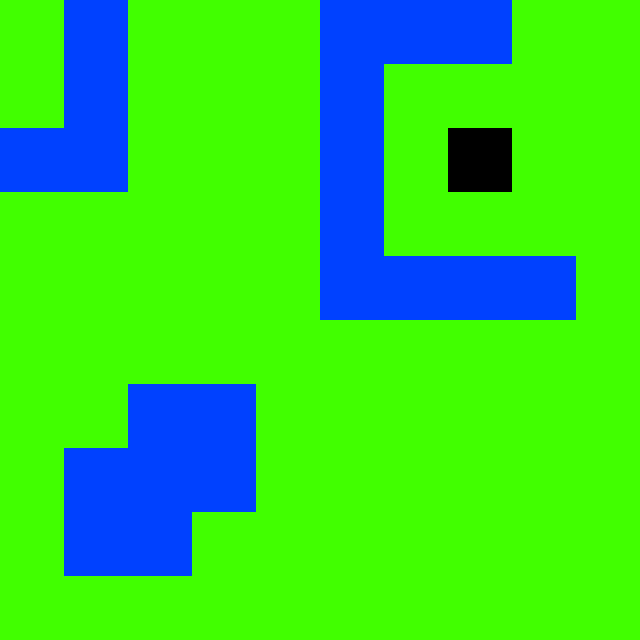

A 2D game scene composited from a Tiled map and its tileset images. What follows is a short description and the map's XML, with each tile layer's data collapsed to a summary:
An orthogonal 10x10 tile map with 64x64 px tiles, 1 tile layer (Tile Layer 1), 3 tilesets.

<map version="1.0" orientation="orthogonal" width="10" height="10" tilewidth="64" tileheight="64">
 <tileset firstgid="1" name="green_background" tilewidth="64" tileheight="64">
  <image source="green_background.png" width="256" height="256" />
 </tileset>
 <tileset firstgid="17" name="blue_background" tilewidth="64" tileheight="64">
  <image source="blue_background.png" width="256" height="256" />
  <tile id="0">
   <properties>
    <property name="blocked" value="" />
   </properties>
  </tile>
 </tileset>
 <tileset firstgid="33" name="tempKingdom" tilewidth="64" tileheight="64">
  <image source="../img/tempKingdom.png" width="64" height="64" />
  <tile id="0">
   <properties>
    <property name="kingdom" value="" />
   </properties>
  </tile>
 </tileset>
 <layer name="Tile Layer 1" width="10" height="10">
  <data>[100 cells, 100 non-empty, 4 distinct tile ids]</data>
 </layer>
</map>
